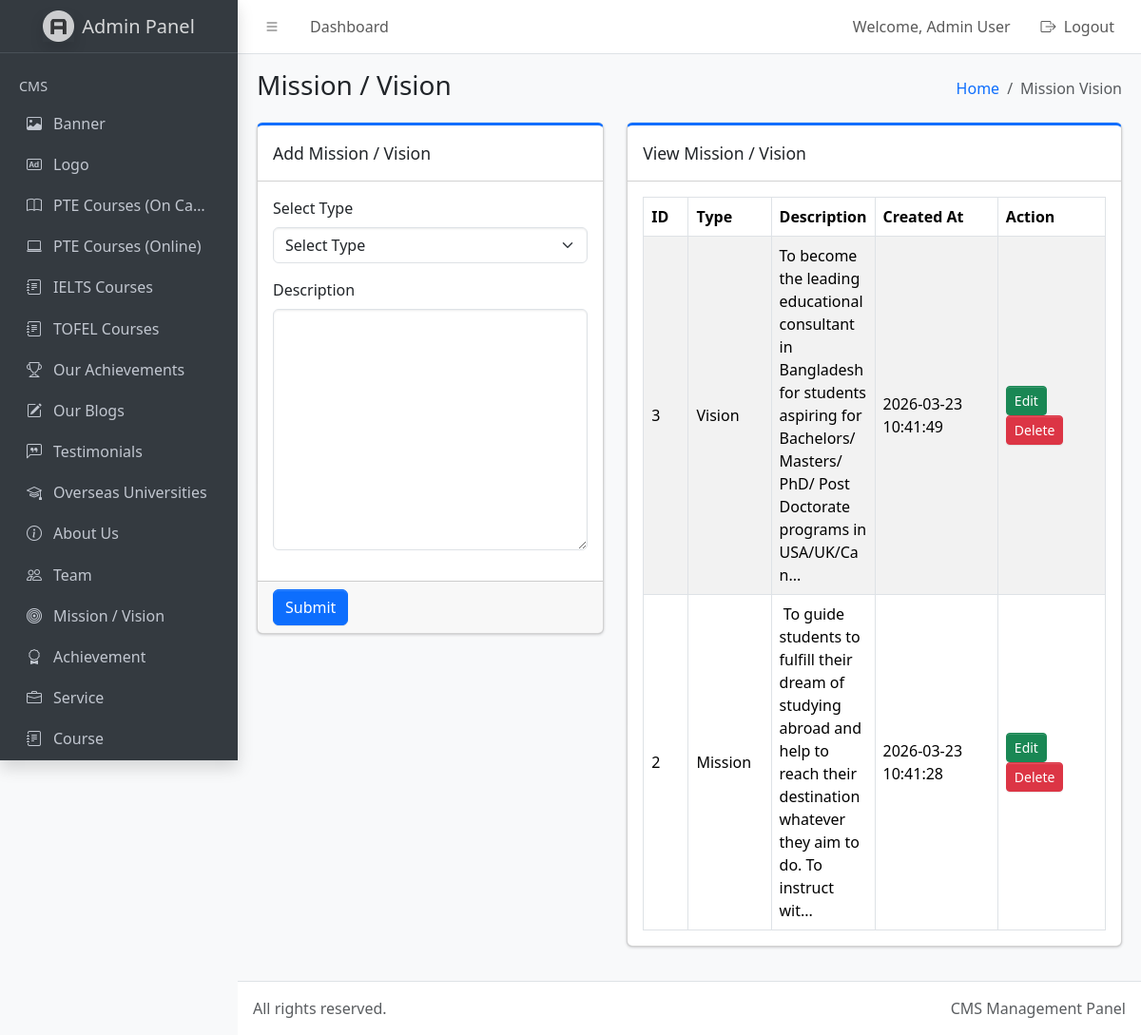
/admin/dist/mission-vision.php (signed in), run on the app's committed database.
### tables this page shows
CREATE TABLE `mission_vision` (
  `id` int(11) NOT NULL,
  `type` enum('mission','vision') NOT NULL,
  `description` longtext NOT NULL,
  `created_at` timestamp NOT NULL DEFAULT current_timestamp()
);

### admin/dist/mission-vision.php (the view, shortened to what this page needs)
<?php
require_once '../../db.php';
$edit_mode = false;
$edit_data = [
    'id' => '',
    'type' => '',
    'description' => ''
];
?>
<!doctype html>
<html lang="en">
  <head>
    <link
      rel="stylesheet"
      href="https://cdn.jsdelivr.net/npm/@fontsource/source-sans-3@5.0.12/index.css"
      media="print"
      onload="this.media='all'"
    />
    <link
      rel="stylesheet"
      href="https://cdn.jsdelivr.net/npm/overlayscrollbars@2.11.0/styles/overlayscrollbars.min.css"
    />
    <link
      rel="stylesheet"
      href="https://cdn.jsdelivr.net/npm/bootstrap-icons@1.13.1/font/bootstrap-icons.min.css"
    />
    <link rel="stylesheet" href="./css/adminlte.css" />
  </head>
  <body class="layout-fixed sidebar-expand-lg bg-body-tertiary">
    <div class="app-wrapper">
      <nav class="app-header navbar navbar-expand bg-body">
        <div class="container-fluid">
          <ul class="navbar-nav">
            <li class="nav-item">
              <a class="nav-link" data-lte-toggle="sidebar" href="#" role="button">
                <i class="bi bi-list"></i>
              </a>
            </li>
            <li class="nav-item d-none d-md-block">
              <a href="index.php" class="nav-link">Dashboard</a>
            </li>
          </ul>
          <ul class="navbar-nav ms-auto">
            <li class="nav-item d-none d-md-block">
              <span class="nav-link">
                Welcome,
                <?php echo isset($_SESSION['name']) ? htmlspecialchars($_SESSION['name']) : 'Admin'; ?>
              </span>
            </li>
            <li class="nav-item">
              <a href="logout.php" class="nav-link">
                <i class="bi bi-box-arrow-right me-1"></i> Logout
              </a>
            </li>
          </ul>
        </div>
      </nav>
      <aside class="app-sidebar bg-body-secondary shadow" data-bs-theme="dark">
        <div class="sidebar-brand">
          <a href="index.php" class="brand-link">
            <img
              src="./assets/img/AdminLTELogo.png"
              alt="Admin Logo"
              class="brand-image opacity-75 shadow"
            />
            <span class="brand-text fw-light">Admin Panel</span>
          </a>
        </div>
        <div class="sidebar-wrapper">
          <nav class="mt-2">
  <ul
    class="nav sidebar-menu flex-column"
    data-lte-toggle="treeview"
    role="navigation"
    aria-label="Main navigation"
    data-accordion="false"
    id="navigation"
  >
    <li class="nav-header">CMS</li>
    <li class="nav-item">
      <a href="index.php" class="nav-link">
        <i class="nav-icon bi bi-image"></i>
        <p>Banner</p>
      </a>
    </li>
    <li class="nav-item">
      <a href="logo.php" class="nav-link">
        <i class="nav-icon bi bi-badge-ad"></i>
        <p>Logo</p>
      </a>
    </li>
    <li class="nav-item">
      <a href="pte-courses-campus.php" class="nav-link">
        <i class="nav-icon bi bi-book"></i>
        <p>PTE Courses (On Campus)</p>
      </a>
    </li>
    <li class="nav-item">
      <a href="pte-courses-online.php" class="nav-link">
        <i class="nav-icon bi bi-laptop"></i>
        <p>PTE Courses (Online)</p>
      </a>
    </li>
    <li class="nav-item">
      <a href="ielts-courses.php" class="nav-link">
        <i class="nav-icon bi bi-journal-text"></i>
        <p>IELTS Courses</p>
      </a>
    </li>
    <li class="nav-item">
      <a href="tofel-courses.php" class="nav-link">
        <i class="nav-icon bi bi-journal-text"></i>
        <p>TOFEL Courses</p>
      </a>
    </li>
    <li class="nav-item">
      <a href="our-achievements.php" class="nav-link">
        <i class="nav-icon bi bi-trophy"></i>
        <p>Our Achievements</p>
      </a>
    </li>
    <li class="nav-item">
      <a href="blogs.php" class="nav-link">
        <i class="nav-icon bi bi-pencil-square"></i>
        <p>Our Blogs</p>
      </a>
    </li>
    <li class="nav-item">
      <a href="testimonials.php" class="nav-link">
        <i class="nav-icon bi bi-chat-left-quote"></i>
        <p>Testimonials</p>
      </a>
    </li>
    <li class="nav-item">
      <a href="overseas-universities.php" class="nav-link">
        <i class="nav-icon bi bi-mortarboard"></i>
        <p>Overseas Universities</p>
      </a>
    </li>
    <li class="nav-item">
      <a href="about-us.php" class="nav-link">
        <i class="nav-icon bi bi-info-circle"></i>
        <p>About Us</p>
      </a>
    </li>
    <li class="nav-item">
      <a href="team.php" class="nav-link">
        <i class="nav-icon bi bi-people"></i>
        <p>Team</p>
      </a>
    </li>
    <li class="nav-item">
      <a href="mission-vision.php" class="nav-link">
        <i class="nav-icon bi bi-bullseye"></i>
        <p>Mission / Vision</p>
      </a>
    </li>
    <li class="nav-item">
      <a href="achievement.php" class="nav-link">
        <i class="nav-icon bi bi-award"></i>
        <p>Achievement</p>
      </a>
    </li>
    <li class="nav-item">
      <a href="services.php" class="nav-link">
        <i class="nav-icon bi bi-briefcase"></i>
        <p>
          Service
        </p>
      </a>
    </li>
    <li class="nav-item">
      <a href="courses.php" class="nav-link">
        <i class="nav-icon bi bi-journal-text"></i>
        <p>
          Course
        </p>
      </a>
    </li>
  </ul>
</nav>
        </div>
      </aside>
      <main class="app-main">
        <div class="app-content-header">
          <div class="container-fluid">
            <div class="row">
              <div class="col-sm-6">
                <h3 class="mb-0">Mission / Vision</h3>
              </div>
              <div class="col-sm-6">
                <ol class="breadcrumb float-sm-end">
                  <li class="breadcrumb-item"><a href="index.php">Home</a></li>
                  <li class="breadcrumb-item active" aria-current="page">Mission Vision</li>
                </ol>
              </div>
            </div>
          </div>
        </div>
        <div class="app-content">
          <div class="container-fluid">
            <div class="row">
              <div class="col-md-5">
                <div class="card card-primary card-outline mb-4">
                  <div class="card-header">
                    <div class="card-title">
                      <?php echo $edit_mode ? 'Edit Mission / Vision' : 'Add Mission / Vision'; ?>
                    </div>
                  </div>
                  <form action="" method="post">
                    <div class="card-body">
                      <div class="mb-3">
                        <label class="form-label">Select Type</label>
                        <select name="type" class="form-select">
                          <option value="">Select Type</option>
                        </select>
                      </div>
                      <div class="mb-3">
                        <label class="form-label">Description</label>
                        <textarea
                          name="description"
                          id="description"
                          class="form-control"
                          rows="10"
                        ><?php echo htmlspecialchars($edit_data['description']); ?></textarea>
                      </div>
                    </div>
                    <div class="card-footer">
                      <button type="submit" name="submit_mission_vision" class="btn btn-primary">
                        <?php echo $edit_mode ? 'Update' : 'Submit'; ?>
                      </button>
                    </div>
                  </form>
                </div>
              </div>
              <div class="col-md-7">
                <div class="card card-primary card-outline mb-4">
                  <div class="card-header">
                    <div class="card-title">View Mission / Vision</div>
                  </div>
                  <div class="card-body table-responsive">
                    <table class="table table-bordered table-striped align-middle">
                      <thead>
                        <tr>
                          <th style="width: 60px;">ID</th>
                          <th style="width: 100px;">Type</th>
                          <th>Description</th>
                          <th style="width: 180px;">Created At</th>
                          <th style="width: 150px;">Action</th>
                        </tr>
                      </thead>
                      <tbody>
                        <?php
                        $mv_query = mysqli_query($conn, "SELECT * FROM mission_vision ORDER BY id DESC");
                        if ($mv_query && mysqli_num_rows($mv_query) > 0) {
                            while ($row = mysqli_fetch_assoc($mv_query)) {
                        ?>
                          <tr>
                            <td><?php echo $row['id']; ?></td>
                            <td>
                              <?php echo ucfirst(htmlspecialchars($row['type'])); ?>
                            </td>
                            <td class="description-preview">
                              <?php echo mb_strimwidth(strip_tags($row['description']), 0, 150, '...'); ?>
                            </td>
                            <td><?php echo $row['created_at']; ?></td>
                            <td>
                              <a
                                href="mission-vision.php?edit_id=<?php echo $row['id']; ?>"
                                class="btn btn-success btn-sm"
                              >
                                Edit
                              </a>
                              <a
                                href="mission-vision.php?delete_id=<?php echo $row['id']; ?>"
                                class="btn btn-danger btn-sm"
                                onclick="return confirm('Are you sure you want to delete this content?')"
                              >
                                Delete
                              </a>
                            </td>
                          </tr>
                        <?php
                            }
                        } else {
                        ?>
                          <tr>
                            <td colspan="5" class="text-center">No content found.</td>
                          </tr>
                        <?php } ?>
                      </tbody>
                    </table>
                  </div>
                </div>
              </div>
            </div>
          </div>
        </div>
      </main>
      <footer class="app-footer">
        <div class="float-end d-none d-sm-inline">CMS Management Panel</div>
        All rights reserved.
      </footer>
    </div>
  </body>
</html>

### admin/dist/mission-vision.php (style rules this page uses)
.description-preview { max-width: 420px; white-space: normal; word-break: break-word; }

### data on the page
mission_vision: id "3", type "Vision", description "To become the leading educational consultant in Bangladesh for students aspiring for Bachelors/ Masters/ PhD/ Post Doctorate programs in USA/UK/Can...", created_at "2026-03-23 10:41:49"
mission_vision: id "2", type "Mission", description "To guide students to fulfill their dream of studying abroad and help to reach their destination whatever they aim to do. To instruct wit...", created_at "2026-03-23 10:41:28"

### other printed values
$_SESSION['name'] "Admin User"
